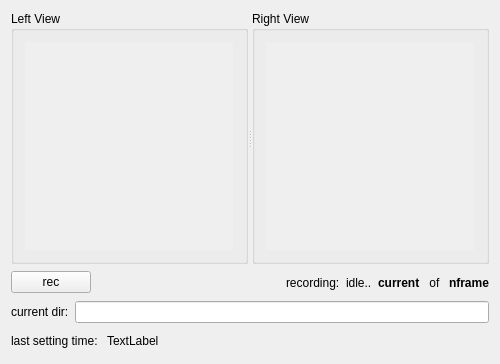
<?xml version="1.0" encoding="UTF-8"?>
<ui version="4.0">
 <class>Form</class>
 <widget class="QWidget" name="Form">
  <property name="enabled">
   <bool>true</bool>
  </property>
  <property name="geometry">
   <rect>
    <x>0</x>
    <y>0</y>
    <width>500</width>
    <height>364</height>
   </rect>
  </property>
  <property name="minimumSize">
   <size>
    <width>420</width>
    <height>240</height>
   </size>
  </property>
  <property name="windowTitle">
   <string>Form</string>
  </property>
  <layout class="QVBoxLayout" name="verticalLayout_3">
   <item>
    <widget class="QSplitter" name="splitter">
     <property name="orientation">
      <enum>Qt::Horizontal</enum>
     </property>
     <widget class="QGroupBox" name="groupBox_2">
      <property name="title">
       <string>Left View</string>
      </property>
      <layout class="QVBoxLayout" name="verticalLayout_2">
       <item>
        <widget class="QLabel" name="label">
         <property name="sizePolicy">
          <sizepolicy hsizetype="Fixed" vsizetype="Fixed">
           <horstretch>208</horstretch>
           <verstretch>208</verstretch>
          </sizepolicy>
         </property>
         <property name="minimumSize">
          <size>
           <width>208</width>
           <height>208</height>
          </size>
         </property>
         <property name="autoFillBackground">
          <bool>true</bool>
         </property>
         <property name="text">
          <string/>
         </property>
        </widget>
       </item>
      </layout>
     </widget>
     <widget class="QGroupBox" name="groupBox">
      <property name="title">
       <string>Right View</string>
      </property>
      <layout class="QVBoxLayout" name="verticalLayout">
       <item>
        <widget class="QLabel" name="label_2">
         <property name="sizePolicy">
          <sizepolicy hsizetype="Fixed" vsizetype="Fixed">
           <horstretch>208</horstretch>
           <verstretch>208</verstretch>
          </sizepolicy>
         </property>
         <property name="minimumSize">
          <size>
           <width>208</width>
           <height>208</height>
          </size>
         </property>
         <property name="autoFillBackground">
          <bool>true</bool>
         </property>
         <property name="text">
          <string/>
         </property>
        </widget>
       </item>
      </layout>
     </widget>
    </widget>
   </item>
   <item>
    <layout class="QHBoxLayout" name="horizontalLayout_4">
     <item>
      <widget class="QPushButton" name="btn_rec_control">
       <property name="text">
        <string>rec</string>
       </property>
      </widget>
     </item>
     <item>
      <spacer name="horizontalSpacer">
       <property name="orientation">
        <enum>Qt::Horizontal</enum>
       </property>
       <property name="sizeHint" stdset="0">
        <size>
         <width>40</width>
         <height>20</height>
        </size>
       </property>
      </spacer>
     </item>
     <item>
      <widget class="QLabel" name="label_4">
       <property name="text">
        <string>recording:</string>
       </property>
      </widget>
     </item>
     <item>
      <widget class="QLabel" name="lbl_status">
       <property name="text">
        <string>idle..</string>
       </property>
      </widget>
     </item>
     <item>
      <widget class="QLabel" name="lbl_current_frame_10">
       <property name="font">
        <font>
         <weight>75</weight>
         <bold>true</bold>
        </font>
       </property>
       <property name="text">
        <string>current</string>
       </property>
      </widget>
     </item>
     <item>
      <widget class="QLabel" name="label_3">
       <property name="text">
        <string> of </string>
       </property>
      </widget>
     </item>
     <item>
      <widget class="QLabel" name="lbl_frame_num">
       <property name="font">
        <font>
         <weight>75</weight>
         <bold>true</bold>
        </font>
       </property>
       <property name="text">
        <string>nframe</string>
       </property>
      </widget>
     </item>
    </layout>
   </item>
   <item>
    <layout class="QHBoxLayout" name="horizontalLayout">
     <item>
      <widget class="QLabel" name="label_5">
       <property name="text">
        <string>current dir:</string>
       </property>
      </widget>
     </item>
     <item>
      <widget class="QLineEdit" name="ledt_dir">
       <property name="readOnly">
        <bool>true</bool>
       </property>
      </widget>
     </item>
    </layout>
   </item>
   <item>
    <layout class="QHBoxLayout" name="horizontalLayout_2">
     <item>
      <widget class="QLabel" name="label_6">
       <property name="text">
        <string>last setting time: </string>
       </property>
      </widget>
     </item>
     <item>
      <widget class="QLabel" name="lbl_setting_date">
       <property name="text">
        <string>TextLabel</string>
       </property>
      </widget>
     </item>
     <item>
      <spacer name="horizontalSpacer_2">
       <property name="orientation">
        <enum>Qt::Horizontal</enum>
       </property>
       <property name="sizeHint" stdset="0">
        <size>
         <width>40</width>
         <height>20</height>
        </size>
       </property>
      </spacer>
     </item>
    </layout>
   </item>
  </layout>
 </widget>
 <layoutdefault spacing="6" margin="11"/>
 <resources/>
 <connections/>
</ui>
